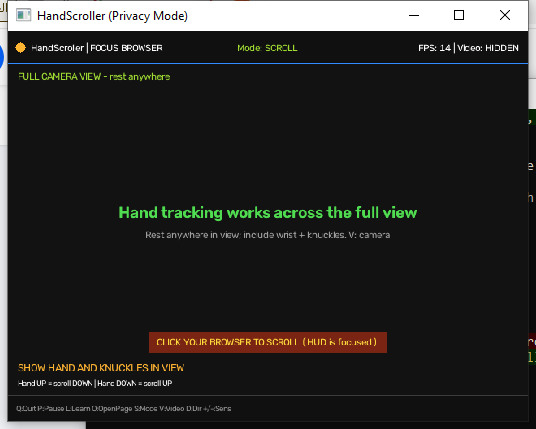
#> input picture scratch/fixed_handscroller_hud.png, 536 x 429 px, given in place of the camera
$ python measure_camera_noise.py
#> lines starting #> are read from the running program, lines starting #| are printed output that depends on the picture
"""
Measure real camera noise and moving_pixels on camera 0.
"""
import cv2
import numpy as np
import time

cap = cv2.VideoCapture(0, cv2.CAP_DSHOW)
if not cap.isOpened():
    print("Could not open camera 0")
    exit(1)

cap.set(cv2.CAP_PROP_FRAME_WIDTH, 640)
cap.set(cv2.CAP_PROP_FRAME_HEIGHT, 480)

prev_gray = None
noise_readings = []

print("Capturing 30 frames from camera 0 to measure noise floor...")
for i in range(30):
    ret, frame = cap.read()
    if not ret:
        continue
    small = cv2.resize(frame, (160, 120))
    gray = cv2.cvtColor(small, cv2.COLOR_BGR2GRAY)
    gray = cv2.GaussianBlur(gray, (5, 5), 0)

    if prev_gray is not None:
        diff = cv2.absdiff(gray, prev_gray)
        for thresh_val in [15, 20, 25, 30]:
            _, th = cv2.threshold(diff, thresh_val, 255, cv2.THRESH_BINARY)
            pixels = int(np.sum(th > 0))
            if thresh_val == 25:
                noise_readings.append(pixels)
    prev_gray = gray
    time.sleep(0.033)
#> this loop made 30 passes
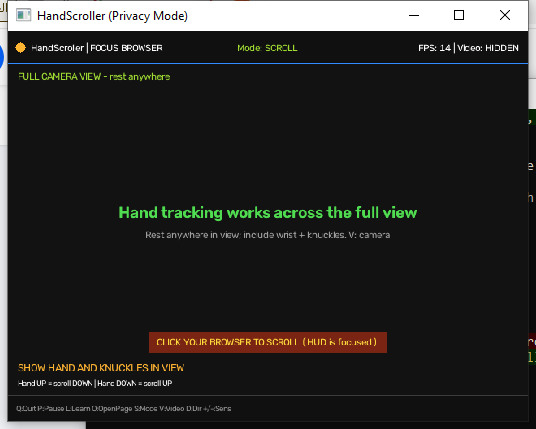
#> input picture scratch/fixed_handscroller_hud.png, 536 x 429 px, given in place of the camera
#> pass 1, `small = cv2.resize(frame, (160, 120))`:
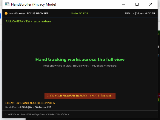
#> small: shape (120, 160, 3); mean B, G, R 40.2, 42, 43
#> pass 1, `gray = cv2.cvtColor(small, cv2.COLOR_BGR2GRAY)`:
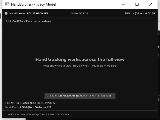
#> gray: shape (120, 160); min 8, max 255, mean 42.1
#> pass 1, `gray = cv2.GaussianBlur(gray, (5, 5), 0)`:
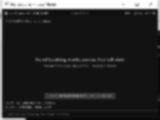
#> gray: shape (120, 160); min 11, max 255, mean 42
#> frame is the input picture: shape (429, 536, 3); mean B, G, R 40, 41.8, 42.5
#> after the loop, noise_readings = 29 values from 0 to 0

cap.release()

if noise_readings:
    print(f"Noise floor (threshold=25): min={min(noise_readings)}, max={max(noise_readings)}, avg={sum(noise_readings)/len(noise_readings):.1f}")
#| Noise floor (threshold=25): min=0, max=0, avg=0.0
    print(f"Readings: {noise_readings[:15]}")
#| Readings: [0, 0, 0, 0, 0, 0, 0, 0, 0, 0, 0, 0, 0, 0, 0]

$ run again, on scratch/full_view_searching.png
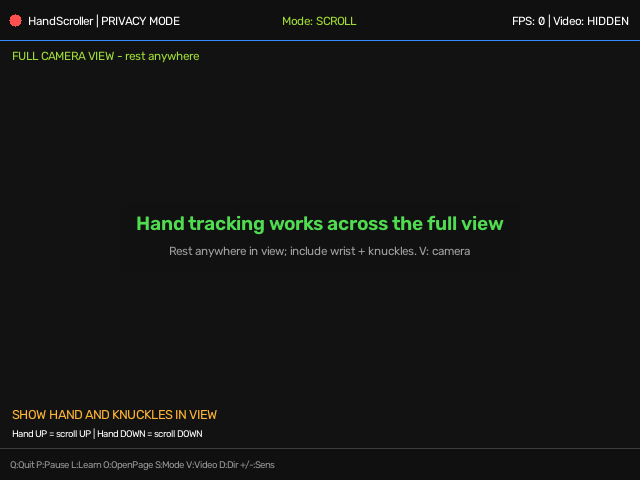
#> input picture scratch/full_view_searching.png, 640 x 480 px, given in place of the camera
#> the loop `for i in range(30):` made 30 passes
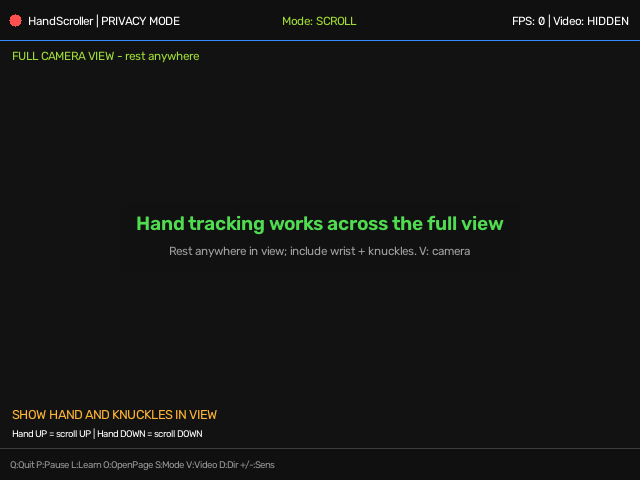
#> input picture scratch/full_view_searching.png, 640 x 480 px, given in place of the camera
#> pass 1, `small = cv2.resize(frame, (160, 120))`:
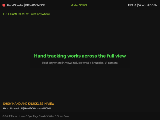
#> small: shape (120, 160, 3); mean B, G, R 19.6, 21.3, 20.4
#> pass 1, `gray = cv2.GaussianBlur(gray, (5, 5), 0)`:
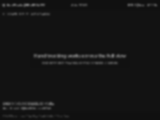
#> gray: shape (120, 160); min 16, max 107, mean 20.9
#> frame is the input picture: shape (480, 640, 3); mean B, G, R 20.3, 21.6, 20.6
#> after the loop `for i in range(30):`: noise_readings = 29 values from 0 to 0
#| Noise floor (threshold=25): min=0, max=0, avg=0.0
#| Readings: [0, 0, 0, 0, 0, 0, 0, 0, 0, 0, 0, 0, 0, 0, 0]
